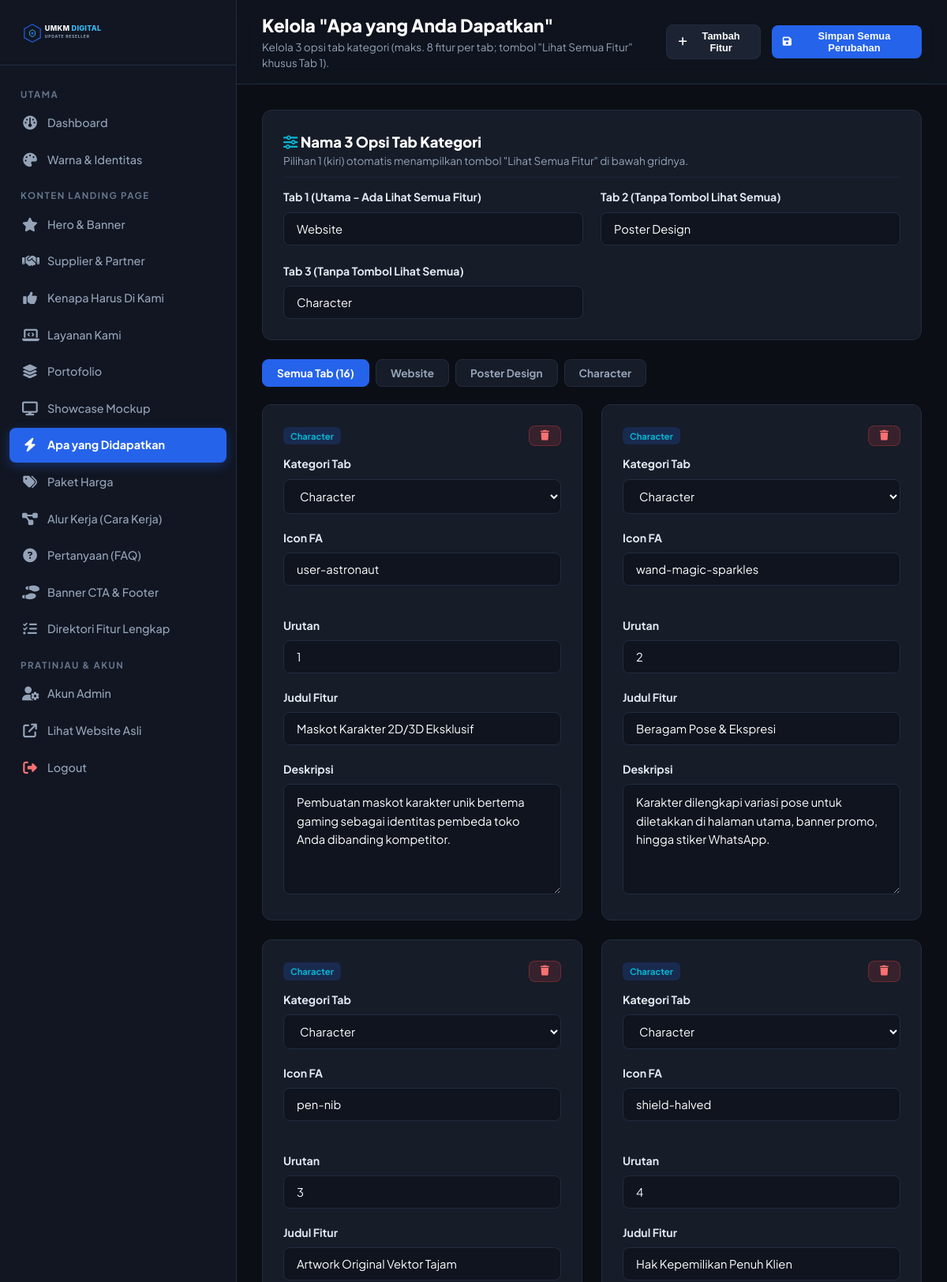
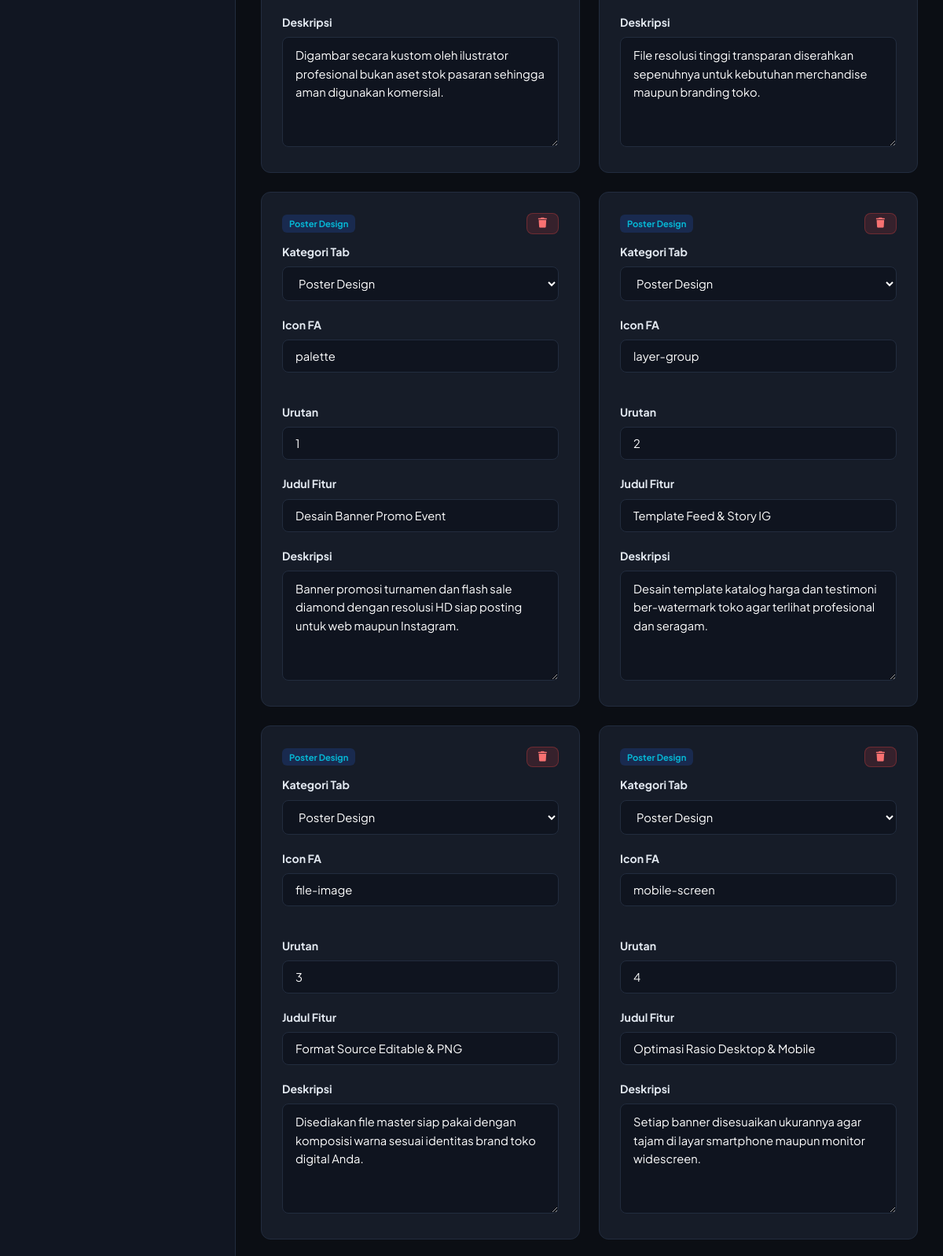
Screenshot of /admin/features.php (signed in, upper part) with the database file from the repository (2 pictures, top to bottom).
### tables this page shows
CREATE TABLE IF NOT EXISTS `feature_highlights` (
  `id` int(11) NOT NULL AUTO_INCREMENT,
  `category` varchar(50) DEFAULT 'Website',
  `icon` varchar(50) NOT NULL,
  `title` varchar(150) NOT NULL,
  `description` text NOT NULL,
  `sort_order` int(11) DEFAULT 0,
  PRIMARY KEY (`id`)
);

### config/database.php (called while the page is built, shortened)
<?php
function get_settings($pdo) {
    $stmt = $pdo->query("SELECT setting_key, setting_value FROM settings");
    $settings = [];
    while ($row = $stmt->fetch()) {
        $settings[$row['setting_key']] = $row['setting_value'];
    }
    return $settings;
}

### admin/features.php (the view, shortened to what this page needs)
<?php
require_once __DIR__ . '/includes/header.php';
$settings = get_settings($pdo);
$tab1 = $settings['features_tab_1'] ?? 'Website';
$tab2 = $settings['features_tab_2'] ?? 'Poster Design';
$tab3 = $settings['features_tab_3'] ?? 'Character';
$allTabs = [$tab1, $tab2, $tab3];
$features = $pdo->query("SELECT * FROM feature_highlights ORDER BY category ASC, sort_order ASC, id ASC")->fetchAll();
require_once __DIR__ . '/includes/sidebar.php';
?>
<main class="admin-main">
  <header class="admin-topbar">
    <div class="page-heading">
      <h1>Kelola "Apa yang Anda Dapatkan"</h1>
      <p>Kelola 3 opsi tab kategori (maks. 8 fitur per tab; tombol "Lihat Semua Fitur" khusus Tab 1).</p>
    </div>
    <div class="topbar-actions">
      <button type="button" class="btn btn-secondary btn-sm" onclick="openAdminModal('addHighlightModal')">
        <i class="fa-solid fa-plus"></i> Tambah Fitur
      </button>
      <button type="submit" form="features-form" class="btn btn-primary btn-sm">
        <i class="fa-solid fa-floppy-disk"></i> Simpan Semua Perubahan
      </button>
    </div>
  </header>
  <div class="admin-body">
    <form id="features-form" method="POST" action="">
      <div class="admin-card" style="margin-bottom: 24px;">
        <div class="admin-card-header" style="margin-bottom: 14px; padding-bottom: 10px;">
          <div>
            <h2 class="admin-card-title"><i class="fa-solid fa-sliders" style="color: var(--admin-accent);"></i> Nama 3 Opsi Tab Kategori</h2>
            <p class="admin-card-subtitle">Pilihan 1 (kiri) otomatis menampilkan tombol "Lihat Semua Fitur" di bawah gridnya.</p>
          </div>
        </div>
        <div class="admin-grid-3">
          <div class="form-group" style="margin-bottom: 0;">
            <label class="form-label">Tab 1 (Utama - Ada Lihat Semua Fitur)</label>
            <input type="text" name="features_tab_1" class="form-control" value="<?= htmlspecialchars($tab1) ?>" required>
          </div>
          <div class="form-group" style="margin-bottom: 0;">
            <label class="form-label">Tab 2 (Tanpa Tombol Lihat Semua)</label>
            <input type="text" name="features_tab_2" class="form-control" value="<?= htmlspecialchars($tab2) ?>" required>
          </div>
          <div class="form-group" style="margin-bottom: 0;">
            <label class="form-label">Tab 3 (Tanpa Tombol Lihat Semua)</label>
            <input type="text" name="features_tab_3" class="form-control" value="<?= htmlspecialchars($tab3) ?>" required>
          </div>
        </div>
      </div>
      <div class="admin-filter-tabs">
        <button type="button" class="admin-tab-btn active" data-cat-filter="all">Semua Tab (<?= count($features) ?>)</button>
        <?php foreach ($allTabs as $tName): ?>
          <button type="button" class="admin-tab-btn" data-cat-filter="<?= htmlspecialchars($tName) ?>"><?= htmlspecialchars($tName) ?></button>
        <?php endforeach; ?>
      </div>
      <div class="admin-grid-4">
        <?php foreach ($features as $f):
          $fCat = !empty($f['category']) ? $f['category'] : $tab1;
        ?>
          <div class="admin-card admin-feat-item" data-item-cat="<?= htmlspecialchars($fCat) ?>" style="margin-bottom: 0;">
            <div style="display: flex; justify-content: space-between; align-items: center; margin-bottom: 12px;">
              <span class="sidebar-badge" style="border-radius: 6px; padding: 3px 9px;">
                <?= htmlspecialchars($fCat) ?>
              </span>
              <a href="features.php?delete=<?= $f['id'] ?>" class="btn btn-danger btn-sm" onclick="return confirm('Hapus fitur ini?')">
                <i class="fa-solid fa-trash"></i>
              </a>
            </div>
            <div class="form-group">
              <label class="form-label">Kategori Tab</label>
              <select name="features[<?= $f['id'] ?>][category]" class="form-control">
                <?php foreach ($allTabs as $tName): ?>
                  <option value="<?= htmlspecialchars($tName) ?>" <?= $fCat === $tName ? 'selected' : '' ?>><?= htmlspecialchars($tName) ?></option>
                <?php endforeach; ?>
              </select>
            </div>
            <div class="form-row">
              <div class="form-group">
                <label class="form-label">Icon FA</label>
                <input type="text" name="features[<?= $f['id'] ?>][icon]" class="form-control" value="<?= htmlspecialchars($f['icon']) ?>" required>
              </div>
              <div class="form-group">
                <label class="form-label">Urutan</label>
                <input type="number" name="features[<?= $f['id'] ?>][sort_order]" class="form-control" value="<?= $f['sort_order'] ?>">
              </div>
            </div>
            <div class="form-group">
              <label class="form-label">Judul Fitur</label>
              <input type="text" name="features[<?= $f['id'] ?>][title]" class="form-control" value="<?= htmlspecialchars($f['title']) ?>" required>
            </div>
            <div class="form-group" style="margin-bottom: 0;">
              <label class="form-label">Deskripsi</label>
              <textarea name="features[<?= $f['id'] ?>][description]" class="form-control" rows="3" required><?= htmlspecialchars($f['description']) ?></textarea>
            </div>
          </div>
        <?php endforeach; ?>
      </div>
    </form>
<?php require_once __DIR__ . '/includes/footer.php'; ?>

### assets/css/admin.css (style rules this page uses)
:root { --admin-bg: #0B0E14; --admin-sidebar: #111622; --admin-card: #161C28; --admin-border: #222C3E; --admin-primary: #2563EB; --admin-primary-hover: #1D4ED8; --admin-accent: #06B6D4; --admin-text: #FFFFFF; --admin-muted: #94A3B8; --admin-danger: #EF4444; --admin-success: #10B981; }
* { margin: 0; padding: 0; box-sizing: border-box; }
body { font-family: 'Plus Jakarta Sans', sans-serif; background-color: var(--admin-bg); color: var(--admin-text); line-height: 1.5; display: flex; min-height: 100vh; }
.sidebar-badge { font-size: 0.7rem; background: rgba(37, 99, 235, 0.2); color: var(--admin-accent); padding: 2px 8px; border-radius: 9999px; font-weight: 700; }
.admin-main { margin-left: 300px; flex-grow: 1; display: flex; flex-direction: column; min-height: 100vh; min-width: 0; }
.admin-topbar { padding: 16px 32px; background: rgba(17, 22, 34, 0.7); backdrop-filter: blur(12px); border-bottom: 1px solid var(--admin-border); display: flex; justify-content: space-between; align-items: center; position: sticky; top: 0; z-index: 40; }
.page-heading h1 { font-size: 1.4rem; font-weight: 800; }
.page-heading p { font-size: 0.85rem; color: var(--admin-muted); }
.topbar-actions { display: flex; align-items: center; gap: 14px; }
.admin-body { padding: 32px; flex-grow: 1; }
.admin-card { background: var(--admin-card); border: 1px solid var(--admin-border); border-radius: 12px; padding: 26px; margin-bottom: 24px; }
.admin-card-header { display: flex; justify-content: space-between; align-items: center; margin-bottom: 22px; border-bottom: 1px solid rgba(34, 44, 62, 0.6); padding-bottom: 14px; }
.admin-card-title { font-size: 1.15rem; font-weight: 800; }
.admin-card-subtitle { font-size: 0.85rem; color: var(--admin-muted); }
.form-group { margin-bottom: 20px; }
.form-label { display: block; font-size: 0.88rem; font-weight: 700; margin-bottom: 8px; color: #E2E8F0; }
.form-control { width: 100%; padding: 11px 16px; background: #0F141F; border: 1px solid var(--admin-border); border-radius: 8px; color: #FFFFFF; font-family: inherit; font-size: 0.92rem; outline: none; transition: border-color 0.2s ease; }
textarea.form-control { min-height: 140px; resize: vertical; line-height: 1.6; }
.form-row { display: grid; grid-template-columns: repeat(auto-fit, minmax(240px, 1fr)); gap: 20px; }
.admin-grid-3 { display: grid; grid-template-columns: repeat(3, 1fr); gap: 22px; }
.admin-grid-4 { display: grid; grid-template-columns: repeat(3, 1fr); gap: 24px; }
@media (max-width: 1440px) { .admin-grid-4 { grid-template-columns: repeat(2, 1fr); } }
@media (max-width: 1200px) { .admin-grid-3 { grid-template-columns: repeat(2, 1fr); } }
.admin-filter-tabs { display: flex; align-items: center; gap: 8px; flex-wrap: wrap; margin-bottom: 22px; }
.admin-tab-btn { padding: 8px 18px; border-radius: 8px; background: var(--admin-card); border: 1px solid var(--admin-border); color: var(--admin-muted); font-family: inherit; font-size: 0.85rem; font-weight: 700; cursor: pointer; transition: all 0.2s ease; }
.admin-tab-btn.active { background: var(--admin-primary); border-color: var(--admin-primary); color: #FFFFFF; }
.btn { display: inline-flex; align-items: center; justify-content: center; gap: 8px; padding: 10px 20px; border-radius: 8px; font-size: 0.9rem; font-weight: 700; cursor: pointer; border: none; text-decoration: none; transition: all 0.2s ease; }
.btn-primary { background: var(--admin-primary); color: #FFFFFF; }
.btn-danger { background: rgba(239, 68, 68, 0.15); color: #F87171; border: 1px solid rgba(239, 68, 68, 0.3); }
.btn-secondary { background: #1C2434; color: #FFFFFF; border: 1px solid var(--admin-border); }
.btn-sm { padding: 6px 14px; font-size: 0.8rem; }

### rows the page displays
feature_highlights: category "Character", category+id "Character", icon "user-astronaut", sort_order "1", title "Maskot Karakter 2D/3D Eksklusif", id+description "Pembuatan maskot karakter unik bertema gaming sebagai identitas pembeda toko Anda dibanding kompetitor."
feature_highlights: category "Character", category+id "Character", icon "wand-magic-sparkles", sort_order "2", title "Beragam Pose & Ekspresi", id+description "Karakter dilengkapi variasi pose untuk diletakkan di halaman utama, banner promo, hingga stiker WhatsApp."
feature_highlights: category "Character", category+id "Character", icon "pen-nib", sort_order "3", title "Artwork Original Vektor Tajam", id+description "Digambar secara kustom oleh ilustrator profesional bukan aset stok pasaran sehingga aman digunakan komersial."
feature_highlights: category "Character", category+id "Character", icon "shield-halved", sort_order "4", title "Hak Kepemilikan Penuh Klien", id+description "File resolusi tinggi transparan diserahkan sepenuhnya untuk kebutuhan merchandise maupun branding toko."
feature_highlights: category "Poster Design", category+id "Poster Design", icon "palette", sort_order "1", title "Desain Banner Promo Event", id+description "Banner promosi turnamen dan flash sale diamond dengan resolusi HD siap posting untuk web maupun Instagram."
feature_highlights: category "Poster Design", category+id "Poster Design", icon "layer-group", sort_order "2", title "Template Feed & Story IG", id+description "Desain template katalog harga dan testimoni ber-watermark toko agar terlihat profesional dan seragam."
feature_highlights: category "Poster Design", category+id "Poster Design", icon "file-image", sort_order "3", title "Format Source Editable & PNG", id+description "Disediakan file master siap pakai dengan komposisi warna sesuai identitas brand toko digital Anda."
feature_highlights: category "Poster Design", category+id "Poster Design", icon "mobile-screen", sort_order "4", title "Optimasi Rasio Desktop & Mobile", id+description "Setiap banner disesuaikan ukurannya agar tajam di layar smartphone maupun monitor widescreen."

### other values shown
count($features) "16"
$tName "Website"
$tName "Poster Design"
$tName "Character"
